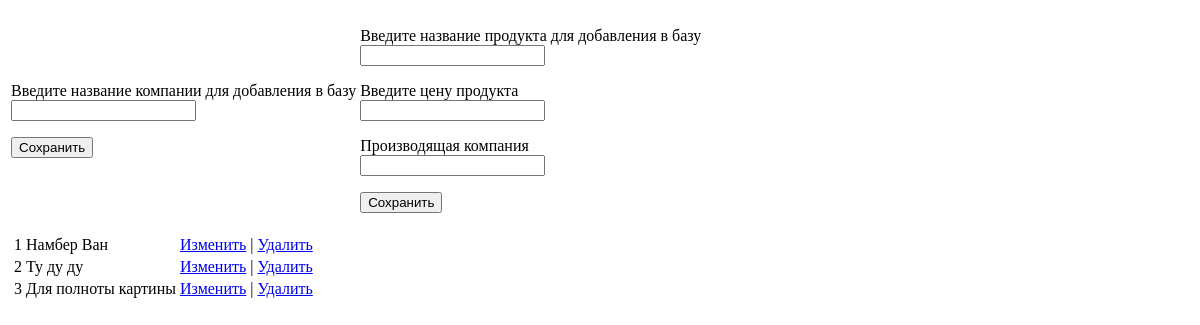
The page /relationship/ on the database as committed earlier.
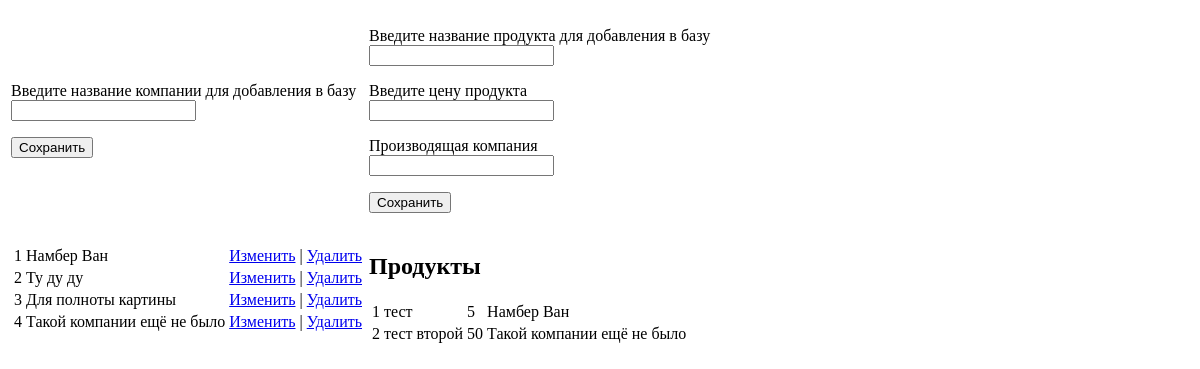
The same page on the database as committed later.
### firstapp/models.py (models this page shows)
class Company(models.Model):
    name = models.CharField(max_length=30)

class Product(models.Model):
    company = models.ForeignKey(Company, on_delete=models.CASCADE)
    name = models.CharField(max_length=30)
    price = models.IntegerField()

### firstapp/views.py (the view)
# urls.py: path('relationship/', views.goods_data),
def goods_data(request):
    companies = Company.objects.all()
    goods = Product.objects.all()
    return render(request, 'firstapp/relationship.html', {"companies": companies, "goods": goods})

### templates/firstapp/relationship.html (shortened to what this page needs)
<!DOCTYPE html>
<html lang="en">
<head>
</head>
<body>
    <table>
        <tr>
            <td>
                <form method="POST" action="create_company/">
                <p>
                    <label>Введите название компании для добавления в базу</label>
                    <br>
                    <input type="text" name="name" />
                </p>
                <p>
                    <input type="submit" value="Сохранить">
                </p>
                </form>
            </td>
            <td>
                <form method="POST" action="create_product/">
                <p>
                    <label>Введите название продукта для добавления в базу</label>
                    <br>
                    <input type="text" name="name" />
                </p>
                <p>
                    <label>Введите цену продукта</label>
                    <br>
                    <input type="number" name="price" />
                </p>
                <p>
                    <label>Производящая компания</label>
                    <br>
                    <input type="text" name="company" />
                </p>
                <p>
                    <input type="submit" value="Сохранить">
                </p>
                </form>
            </td>
        </tr>
        <tr>
            <td>
                <table>
                    {% for company in companies %}
                    <tr>
                        <td>{{ company.id }}</td>
                        <td>{{ company.name }}</td>
                        <td>
                            <a href="edit/{{ company.id }}">Изменить</a> |
                            <a href="delete/{{ company.id }}">Удалить</a>
                        </td>
                    </tr>
                    {% endfor %}
                </table>
            </td>
            <td>
                {% if goods.count > 0 %}
                <h2>Продукты</h2>
                <table>
                    {% for product in goods %}
                    <tr>
                        <td>{{ product.id }}</td>
                        <td>{{ product.name }}</td>
                        <td>{{ product.price }}</td>
                        <td>{{ product.company.name }}</td>
                    </tr>
                    {% endfor %}
                </table>
                {% endif %}
            </td>
        </tr>
    </table>
</body>
</html>

Rows that differ between the two databases and show on the page:
added Company: id "4", name "Такой компании ещё не было"
added Product: id "1", name "тест", price "5", company.name "Намбер Ван"
added Product: id "2", name "тест второй", price "50", company.name "Такой компании ещё не было"
Other text that changed with them:
text now shown: "Продукты"
